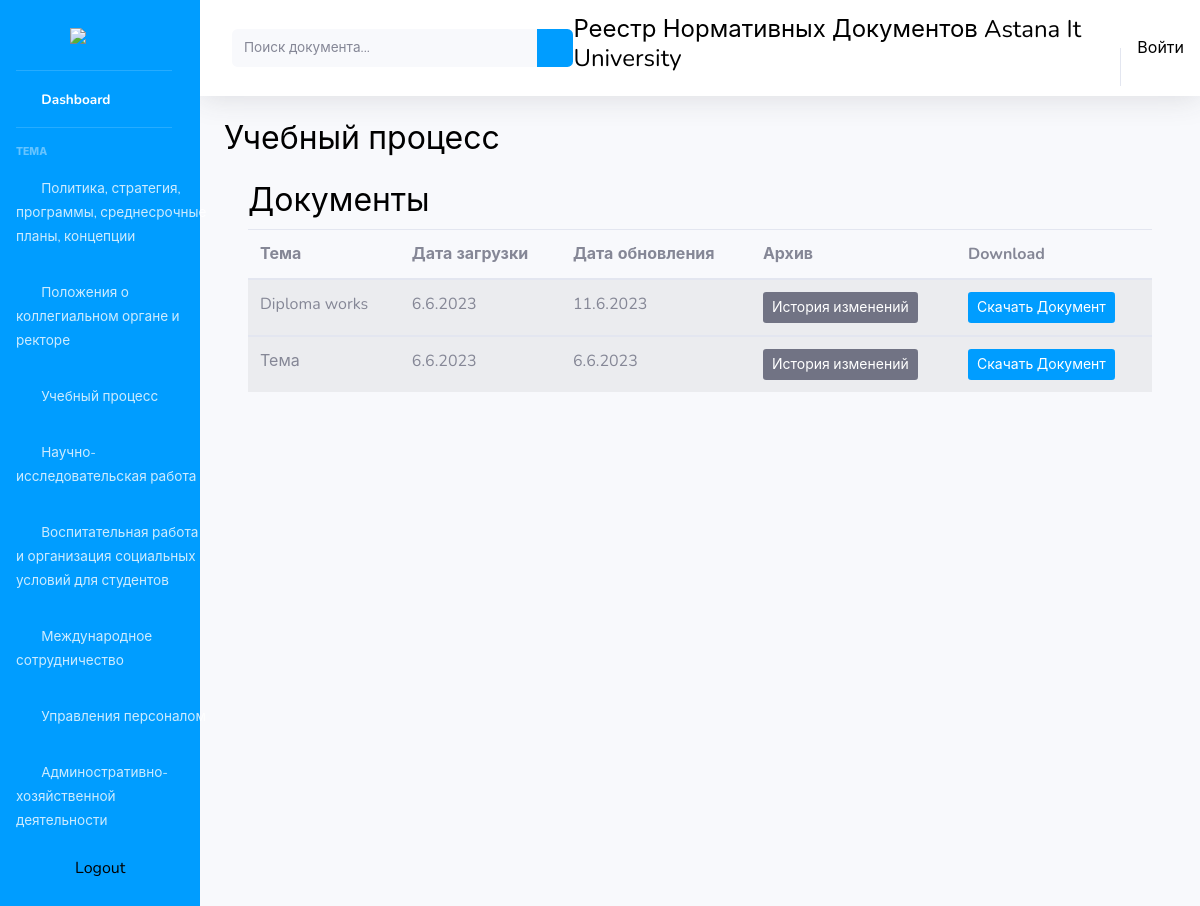
Page /category/Учебный процесс/ on the earlier database version.
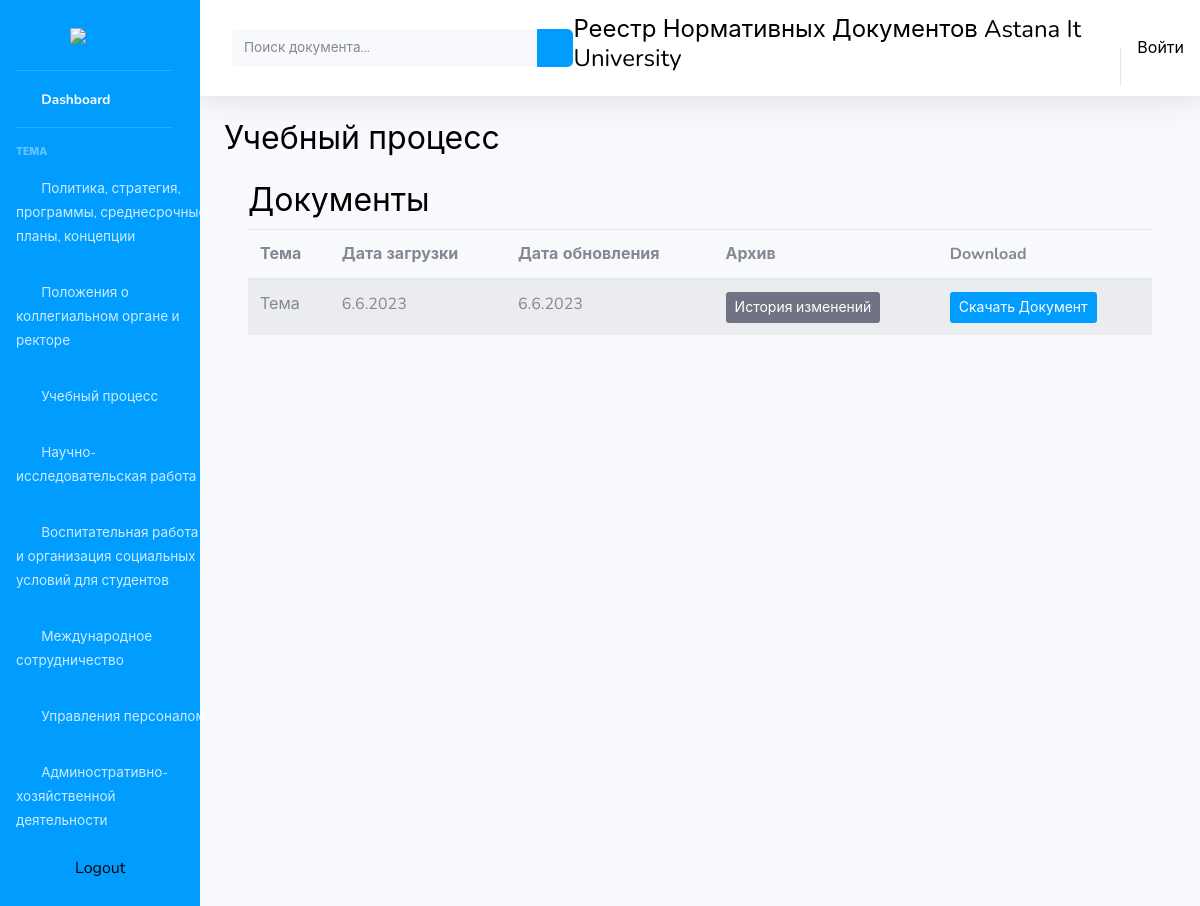
Same page on the later database version.
### diploma/models.py (models this page shows, shortened)
class Category(models.Model):
    name = models.CharField(max_length=280)
    def __str__(self):
        return self.name

class files_doc(models.Model):
    topic = models.CharField(max_length=280, help_text='Тема документа', blank=True)
    file = models.FileField(upload_to='document/', validators=[validate_file_size])
    time_create = models.DateTimeField(auto_now_add=True)
    time_update = models.DateTimeField(auto_now=True )
    category = models.CharField(max_length=280, default='uncategorized', help_text='Категория')
    date_confirm = models.CharField(max_length=300, help_text='Дата утверждения', null=True, blank=True)
    confirm = models.CharField(max_length=280)

### diploma/views.py (the view)
# urls.py: path('category/<str:cat_s>/', views.categories, name='category'),
def categories(request, cat_s):
    category_list = Category.objects.all()
    category_files = files_doc.objects.filter(category = cat_s)
    context = {'cat_s': cat_s, 'category_files': category_files, 'category_list': category_list}
    return render(request, 'diploma/categories.html', context)

### diploma/templates/diploma/categories.html (shortened to what this page needs)
{% extends 'diploma/index.html' %}
{% block content %}
<div class="container-fluid">
    <h2>{{ cat_s }}</h2>
    <div class="container mt-4">
        <h2>Документы
        </h2>
        <table class="table table-striped col-xl-12">
            <thead>
                <tr>
                  <th>Тема</th>
                  <th>Дата загрузки</th>
                  <th>Дата обновления</th>
                  <th>Архив</th>
                  <th>Download</th>
                </tr>
              </thead>
              {% for file in category_files %}
              <tbody>
                <tr>
                  <td>
                    {{file.topic}}
                  </td>
                  <td>
                    {{file.time_create.day}}.{{file.time_create.month}}.{{file.time_create.year}}
                  </td>
                  <td>
                    {{file.time_update.day}}.{{file.time_update.month}}.{{file.time_update.year}}
                  </td>
                  <td>
                    <a href="{% url 'history' file.topic%}" class="btn btn-secondary btn-sm">История изменений</a>
                  </td>
                  <td>
                    <a href="{{ file.file.url }}" class="btn btn-primary btn-sm" target="_blank"> Скачать Документ </a>
                  </td>
                </tr>
                {% endfor %}
              </tbody>
        </table>
    </div>
</div>
{% endblock %}

### diploma/templates/diploma/index.html (shortened to what this page needs)
<!DOCTYPE html>
<html lang="en">
<head>
{% load static %}
    <link href="{% static '/fontawesome-free/css/all.min.css' %}" rel="stylesheet" type="text/css">
    <link href="{% static '/css/sb-admin-2.css' %}" rel="stylesheet">
</head>
<body id="page-top">
    <div id="wrapper">
        <ul class=" col-xl-2 col-md-2 col-sm-2 mb-5  navbar-nav bg-gradient-primary sidebar sidebar-dark accordion" id="accordionSidebar">
            <a class="sidebar-brand d-flex align-items-center justify-content-center" href="{% url 'home' %}">
                <div class=" sidebar-brand-icon">
                    <img src="{% static '/images/aitu-logo.png '%}"style="width: 140px;">
                </div>
            </a>
            <hr class="sidebar-divider my-0">
            <li class="nav-item active">
                <a class="nav-link" href="{% url 'home'%}">
                    <i class="fas fa-fw fa-tachometer-alt"></i>
                    <span>Dashboard</span></a>
            </li>
            <hr class="sidebar-divider">
            <div class="sidebar-heading">
                Тема
            </div>
            {% for list in category_list %}
            <li class="nav-item">
                <a class="nav-link" href="{% url 'category' list %}">
                    <i class="fas fa-fw fa-chart-area"></i>
                    <span>{{list.name}}</span></a>
            </li>
            {% endfor %}
            <div class="text-center d-none d-md-inline">
                <a class="nav-link" href="{% url 'logout' %}"><i class="fas fa-sign-out-alt "></i>Logout</a>
            </div>
        </ul>
        <div id="content-wrapper" class="d-flex flex-column">
            <div  id="content">
                <nav class="navbar navbar-expand navbar-light bg-white topbar mb-4 static-top shadow py-5">
                    <form class="d-none d-sm-inline-block form-inline mr-auto ml-md-3 my-2 my-md-0 mw-100 navbar-search" method="POST" action="{% url 'results' %}">
                      <div class="input-group">
                            <input type="text" class="form-control bg-light border-0 small" placeholder="Поиск документа..." name="searched" aria-label="Search" aria-describedby="basic-addon2">
                            <div class="input-group-append">
                                <button class="btn btn-primary" type="submit">
                                    <i class="fas fa-search fa-sm"></i>
                                </button>
                            </div>
                        </div>
                    </form>
                    <h4>Реестр Нормативных Документов Astana It University</h4>
                        {% if request.user.is_anonymous %}
                            <a style="color: black;" href="{% url 'login' %}" role="button"> Войти</a>
                                    {% endif %}
                </nav>
                {% block content %}{% endblock %}
        </div>
        </div>
    </div>
</body>
</html>

Differences in the rows shown:
no longer on this page (row edited): files_doc: topic "Diploma works", time_create.day "6", time_create.month "6", time_create.year "2023", time_update.day "11", time_update.month "6", time_update.year "2023"
